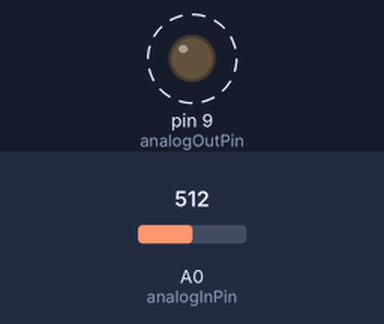
A sketch run on a simulated Arduino Uno, built with avr-gcc and run on an emulated ATmega328P. Shown: output pins drawn as LEDs (lit = HIGH). Dashed ring = blinking. Inputs (shaded band) come from the test bench; at power-on: A0 (analogInPin) = 512.

Above: at 1.8 s.
1.9 s: A0 (analogInPin) set to 0
At 2.5 s:
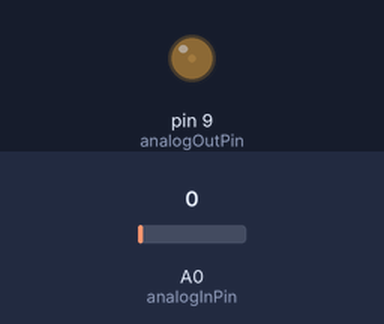
3.6 s: A0 (analogInPin) set to 122
At 3.9 s:
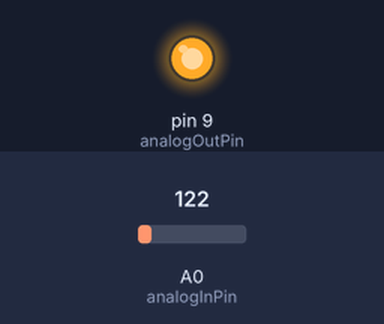
Timing chart, 0 to 13.1 s (numbered marks = the images above; inputs shaded):
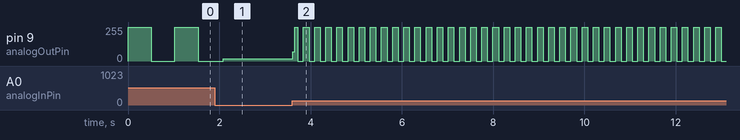

Measured:
- after the input at 3.6 s, pin 9 (analogOutPin): 18/255 → 69/255 at once, then moves between 0/255 and 255/255, repeating every 0.24 s
- by itself, pin 9 (analogOutPin): alternates 255/255 for 0.51 s and 0/255 for 0.51 s

The sketch:

analog_input_digital_output_for_1_led.ino
```cpp
const int analogInPin = A0;  // Analog input pin that the potentiometer is attached to
const int analogOutPin = 9; // Analog output pin that the LED is attached to

int sensorValue = 0;        // value read from the pot
int outputValue = 0;        // value output to the PWM (analog out)

void setup() {
  pinMode(analogOutPin,OUTPUT);
  pinMode(analogInPin ,INPUT);
}

void loop() {
  // read the analog in value:
  sensorValue = analogRead(analogInPin);
  digitalWrite(analogOutPin,HIGH);
  delay(sensorValue);
  digitalWrite(analogOutPin,LOW);
  delay(sensorValue);
  }
```
